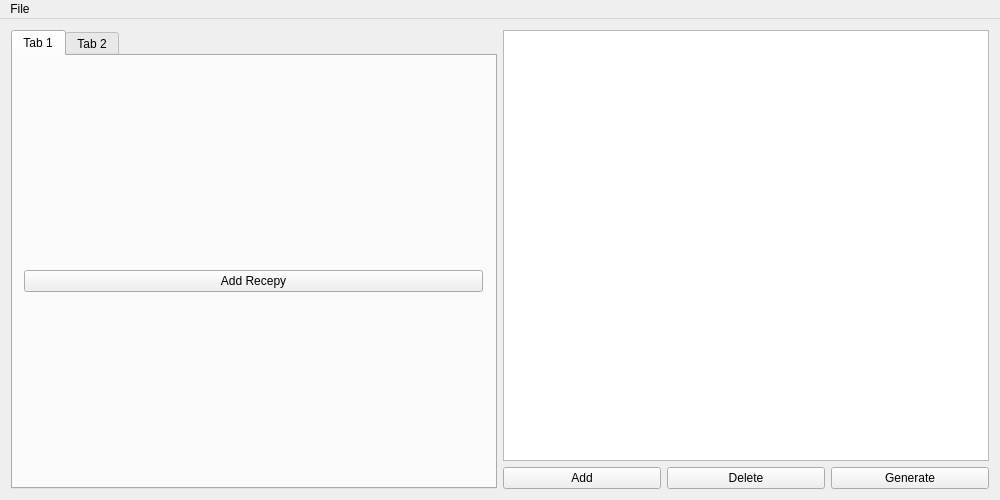
<?xml version="1.0" encoding="UTF-8"?>
<ui version="4.0">
 <class>MainWindow</class>
 <widget class="QMainWindow" name="MainWindow">
  <property name="geometry">
   <rect>
    <x>0</x>
    <y>0</y>
    <width>1000</width>
    <height>500</height>
   </rect>
  </property>
  <property name="windowTitle">
   <string>MainWindow</string>
  </property>
  <widget class="QWidget" name="centralWidget">
   <layout class="QVBoxLayout" name="verticalLayout_3">
    <item>
     <layout class="QHBoxLayout" name="horizontalLayout">
      <item>
       <layout class="QVBoxLayout" name="verticalLayout_2">
        <item>
         <widget class="QTabWidget" name="tabWidget">
          <property name="currentIndex">
           <number>0</number>
          </property>
          <widget class="QWidget" name="tab">
           <attribute name="title">
            <string>Tab 1</string>
           </attribute>
           <widget class="QWidget" name="gridLayoutWidget">
            <property name="geometry">
             <rect>
              <x>0</x>
              <y>0</y>
              <width>481</width>
              <height>451</height>
             </rect>
            </property>
            <layout class="QGridLayout" name="gridLayout">
             <item row="0" column="0">
              <widget class="QPushButton" name="pushButton">
               <property name="text">
                <string>Add Recepy</string>
               </property>
              </widget>
             </item>
            </layout>
           </widget>
          </widget>
          <widget class="QWidget" name="tab_2">
           <attribute name="title">
            <string>Tab 2</string>
           </attribute>
          </widget>
         </widget>
        </item>
       </layout>
      </item>
      <item>
       <layout class="QVBoxLayout" name="verticalLayout">
        <item>
         <widget class="QListWidget" name="listWidget"/>
        </item>
        <item>
         <layout class="QHBoxLayout" name="horizontalLayout_3">
          <item>
           <widget class="QPushButton" name="addBtn">
            <property name="text">
             <string>Add</string>
            </property>
           </widget>
          </item>
          <item>
           <widget class="QPushButton" name="delBtn">
            <property name="text">
             <string>Delete</string>
            </property>
           </widget>
          </item>
          <item>
           <widget class="QPushButton" name="genBtn">
            <property name="text">
             <string>Generate</string>
            </property>
           </widget>
          </item>
         </layout>
        </item>
       </layout>
      </item>
     </layout>
    </item>
   </layout>
  </widget>
  <widget class="QMenuBar" name="menuBar">
   <property name="geometry">
    <rect>
     <x>0</x>
     <y>0</y>
     <width>1000</width>
     <height>21</height>
    </rect>
   </property>
   <widget class="QMenu" name="menuFile">
    <property name="title">
     <string>File</string>
    </property>
    <addaction name="actionSet_Catalogue_File"/>
    <addaction name="actionSet_Ingredients_File"/>
   </widget>
   <addaction name="menuFile"/>
  </widget>
  <action name="actionSet_Catalogue_File">
   <property name="text">
    <string>Set Catalogue File</string>
   </property>
  </action>
  <action name="actionSet_Ingredients_File">
   <property name="text">
    <string>Set Ingredients File</string>
   </property>
  </action>
 </widget>
 <layoutdefault spacing="6" margin="11"/>
 <resources/>
 <connections/>
</ui>
